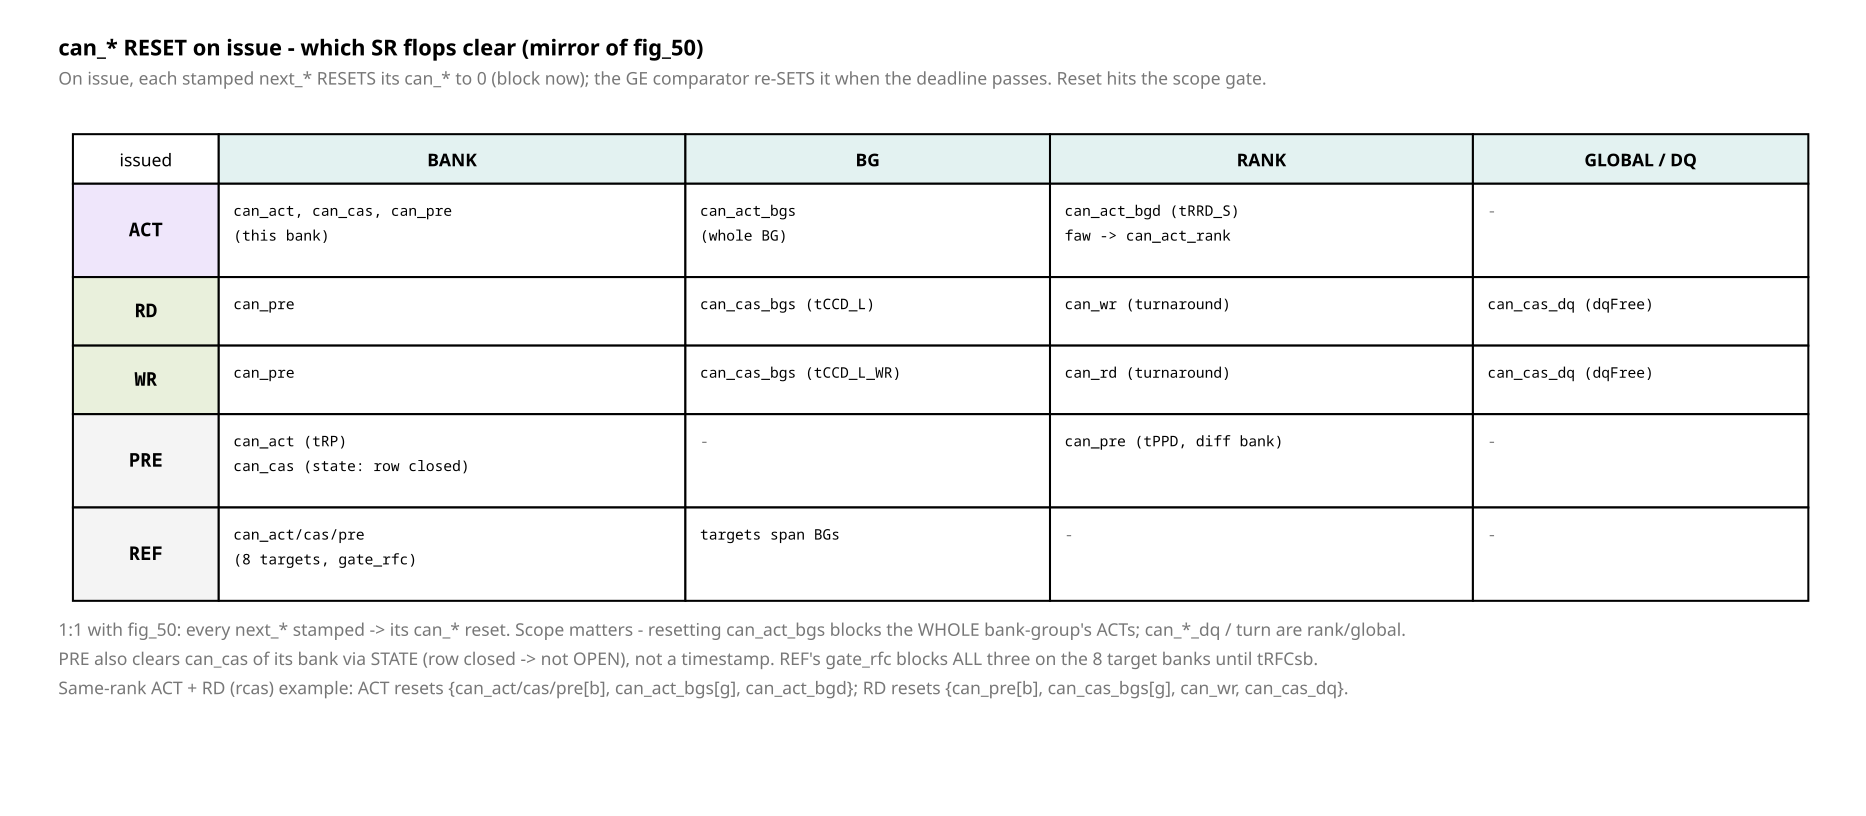

Python code for this plot:
from rtlfig import (Fig, MUTED, FILL_NEW, FILL_LOGIC, FILL_CELL, FILL_ACTIVE,
                    FAINT, INK, PAPER, W_CELL)

# fig_56 — which can_* RESET on issue (mirror of fig_50 writeback).
# Each stamped next_* RESETS its can_* (block now); comparator re-SETS at deadline.
# Reset hits the SCOPE gate (bank entry / BG gate / rank gate).

f = Fig(1280, 560)


def cell(x, y, w, h, lines, fill=PAPER):
    f.rect(x, y, w, h, fill=fill, width=W_CELL)
    for i, ln in enumerate(lines):
        f.text(x + 10, y + 22 + i * 17, ln, size=10, mono=True,
               fill=(MUTED if ln == "-" else INK))


f.text(40, 38, "can_* RESET on issue - which SR flops clear (mirror of fig_50)",
       size=15, mono=False, bold=True)
f.note(40, 58, "On issue, each stamped next_* RESETS its can_* to 0 (block now); the GE "
               "comparator re-SETS it when the deadline passes. Reset hits the scope gate.")

X = [50, 150, 470, 720, 1010]
W = [100, 320, 250, 290, 230]
HY = 92
for i, lab in enumerate(["issued", "BANK", "BG", "RANK", "GLOBAL / DQ"]):
    f.rect(X[i], HY, W[i], 34, fill=FILL_ACTIVE if i else PAPER, width=W_CELL)
    f.text(X[i] + W[i] / 2, HY + 22, lab, size=12, mono=False, anchor="middle",
           bold=(i > 0))

ROWS = [
    ("ACT", FILL_NEW,
     ["can_act, can_cas, can_pre", "  (this bank)"],
     ["can_act_bgs", "  (whole BG)"],
     ["can_act_bgd (tRRD_S)", "faw -> can_act_rank"],
     ["-"]),
    ("RD", FILL_CELL,
     ["can_pre"],
     ["can_cas_bgs (tCCD_L)"],
     ["can_wr  (turnaround)"],
     ["can_cas_dq (dqFree)"]),
    ("WR", FILL_CELL,
     ["can_pre"],
     ["can_cas_bgs (tCCD_L_WR)"],
     ["can_rd  (turnaround)"],
     ["can_cas_dq (dqFree)"]),
    ("PRE", FILL_LOGIC,
     ["can_act (tRP)", "can_cas (state: row closed)"],
     ["-"],
     ["can_pre (tPPD, diff bank)"],
     ["-"]),
    ("REF", FILL_LOGIC,
     ["can_act/cas/pre", "  (8 targets, gate_rfc)"],
     ["targets span BGs"],
     ["-"],
     ["-"]),
]

y = HY + 34
for name, fill, bank, bg, rank, glob in ROWS:
    h = 22 + max(len(bank), len(bg), len(rank), len(glob)) * 17 + 8
    f.rect(X[0], y, W[0], h, fill=fill, width=W_CELL)
    f.text(X[0] + W[0] / 2, y + h / 2 + 4, name, size=13, anchor="middle", bold=True)
    cell(X[1], y, W[1], h, bank)
    cell(X[2], y, W[2], h, bg)
    cell(X[3], y, W[3], h, rank)
    cell(X[4], y, W[4], h, glob)
    y += h

ny = y + 24
f.note(40, ny, "1:1 with fig_50: every next_* stamped -> its can_* reset. Scope matters - "
               "resetting can_act_bgs blocks the WHOLE bank-group's ACTs; can_*_dq / turn are rank/global.")
f.note(40, ny + 20, "PRE also clears can_cas of its bank via STATE (row closed -> not OPEN), not a "
                    "timestamp. REF's gate_rfc blocks ALL three on the 8 target banks until tRFCsb.")
f.note(40, ny + 40, "Same-rank ACT + RD (rcas) example: ACT resets {can_act/cas/pre[b], "
                    "can_act_bgs[g], can_act_bgd}; RD resets {can_pre[b], can_cas_bgs[g], can_wr, can_cas_dq}.")

f.save("fig_56_canbit_reset.svg")
print("wrote fig_56_canbit_reset.svg")
